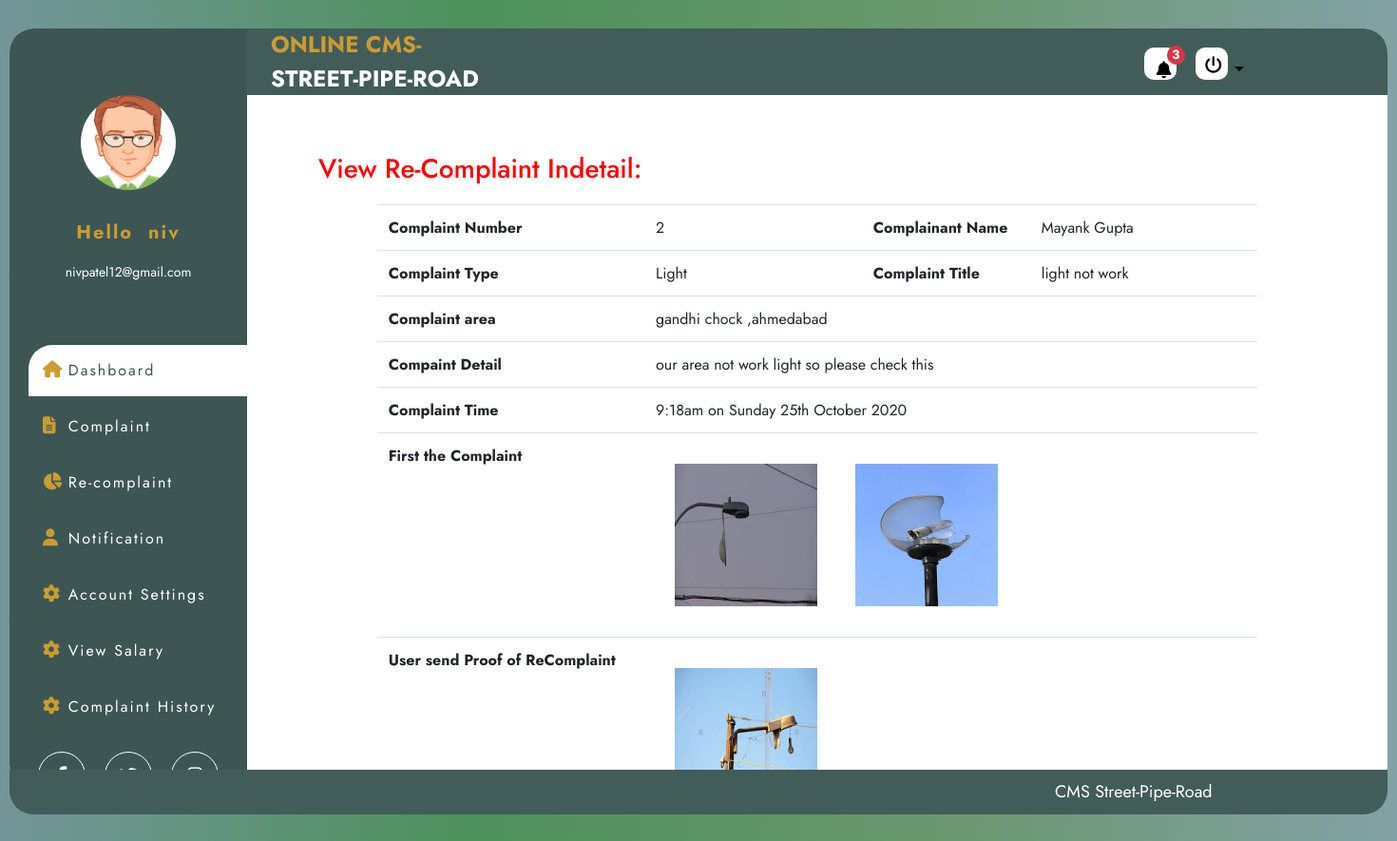
Page /project/worker/view_indetail_recomplaint.php?cid=2 (signed in) on the committed database.
### tables this page shows
CREATE TABLE `usertb` (
  `user_id` int(11) NOT NULL,
  `user_name` varchar(20) NOT NULL,
  `last_name` varchar(20) NOT NULL,
  `user_email` varchar(100) NOT NULL,
  `user_role` varchar(100) NOT NULL,
  `user_image` varchar(255) NOT NULL,
  `user_city` varchar(100) NOT NULL,
  `pwd` varchar(255) NOT NULL,
  `security_que` varchar(100) NOT NULL,
  `sequrity_ans` varchar(100) NOT NULL,
  `contact` varchar(100) NOT NULL,
  `user_area` varchar(50) NOT NULL,
  `user_pincode` varchar(12) NOT NULL,
  `account_time` timestamp NOT NULL DEFAULT current_timestamp()
);

CREATE TABLE `complain_tb` (
  `complaint_id` int(20) NOT NULL,
  `complaint_title` varchar(100) NOT NULL,
  `c_type` varchar(20) NOT NULL,
  `complaint_discription` varchar(255) NOT NULL,
  `user_id` int(10) NOT NULL,
  `user_worker_id` int(10) NOT NULL,
  `padding` enum('1','0') NOT NULL,
  `running` enum('1','0') NOT NULL,
  `complete` enum('1','0') NOT NULL,
  `image` varchar(255) NOT NULL,
  `c_address` varchar(255) NOT NULL,
  `recever_image` varchar(600) NOT NULL,
  `ctimestamp` datetime NOT NULL DEFAULT current_timestamp(),
  `solvetimestamp` datetime NOT NULL DEFAULT current_timestamp()
);

CREATE TABLE `recomplaint_tb` (
  `r_c_id` int(20) NOT NULL,
  `c_id` int(20) NOT NULL,
  `sender_user_id` int(20) NOT NULL,
  `user_send_image` varchar(260) NOT NULL,
  `solver_worker_id` int(20) NOT NULL,
  `recomplain_solve_image` varchar(300) NOT NULL
);

### project/worker/view_indetail_recomplaint.php (the view, shortened to what this page needs)
<html>
<body>
    <div class="wrapper">
        <div class="wrapper_inner">
            <?php include "partial/_sidebar.php"; ?>
            <div class="main_container">
                <?php include "partial/_header.php"; ?>
                <div class="container my-3" >
                <h3 style="margin:20px;color:red;">View  Re-Complaint Indetail:</h3>
                <table class="table table-borderedless mx-auto" style="width: 85%;margin-bottom:100px;">
                    <tbody>
                        <?php
                         $complaint_get_id=$_GET['cid'];
                        $sql="SELECT * FROM `complain_tb` WHERE `complaint_id`='$complaint_get_id'";
                        $result=mysqli_query($conn,$sql);
                        while($row = mysqli_fetch_assoc($result))
                        {
                            $complaint_id=$row["complaint_id"];
                            $complaint_name=$row["complaint_title"];
                            $complaint_dis=$row["complaint_discription"];
                            $complaint_ctimestamp=$row["ctimestamp"];
                            $date=date_create($complaint_ctimestamp);
                            $complaint_user_id=$row["user_id"];
                            $res_c_image=$row["image"];
                            $caddress=$row["c_address"];
                            $ctype=$row["c_type"];
                            $sql2="SELECT * FROM `usertb` WHERE `user_id`='$complaint_user_id'";
                            $result2=mysqli_query($conn,$sql2);
                            while($row2 = mysqli_fetch_assoc($result2))
                            {
                                $user_name=$row2["user_name"];
                                $last_name=$row2["last_name"];
                             echo'  <tr>
                            <th scope="row">Complaint Number</th>
                            <td>'.$complaint_id.'</td>
                            <th scope="row"> Complainant Name</th>
                            <td>'.ucfirst($user_name).' '.ucfirst($last_name).'</td>
                        </tr>
                        <tr>
                            <th scope="row">Complaint Type</th>
                            <td>'.ucfirst($ctype).'</td>
                            <th scope="row"> Complaint Title</th>
                            <td>'.$complaint_name.'</td>
                        </tr>
                        <tr>
                            <th scope="row"> Complaint area</th>
                            <td colspan="3">'.$caddress.'</td>
                        </tr>
                        <tr>
                            <th scope="row"> Compaint Detail</th>
                            <td colspan="3">'.$complaint_dis.'</td>
                        </tr>
                        <tr>
                            <th scope="row">Complaint Time</th>
                            <td colspan="3">'.date_format($date, 'g:ia \o\n l jS F Y').'</td>
                        </tr>
                        <tr>
                            <th scope="row">First the Complaint</th>
                            <td colspan="3">';
                            $res_c_image=explode(" ",$res_c_image);
                            $count=count($res_c_image)-1;
                            for ($i=0; $i <$count ; ++$i) {
                                echo '<img src="../../USER_WORK/'.$res_c_image[$i].'" alt="" style="margin:20px;" height="150px" width="150px" >';
                            }
                            echo '</td>
                        </tr>
                        <tr>
                            <th scope="row">User send Proof of ReComplaint</th>
                            <td colspan="3">';
                        $rsql="SELECT * FROM `recomplaint_tb` WHERE `c_id`='$complaint_get_id'";
                        $rresult=mysqli_query($conn,$rsql);
                        while($rrow = mysqli_fetch_assoc($rresult))
                        {
                            $rres_c_image=$rrow["user_send_image"];
                            $rres_c_image=explode(" ",$rres_c_image);
                            $count=count($rres_c_image)-1;
                            for ($i=0; $i <$count ; ++$i) {
                                echo '<img src="../../USER_WORK/'.$rres_c_image[$i].'" alt="" style="margin:20px;" height="150px" width="150px" >';
                            }
                        }
                            echo '</td>
                        </tr>';
                            }
                        }
                        ?>
                    </tbody>
                </table>
                </div>
            </div>
            <?php include "partial/footer.php"; ?>
        </div>
    </div>
</body>
</html>

### project/worker/partial/_sidebar.php (shortened to what this page needs)
<?php
include('_dbconnect.php');
?>
<html>
    <body>
    <div class="vertical_wrap">
                <div class="vertical_bar">
                    <div class="profile_info">
                        <div class="img_holder">
                        <?php
                            if(isset($_SESSION['loginworker']) && $_SESSION['loginworker']==true)
                                    {
                                       $wemail=$_SESSION['workeremail'];
                                        $sql="SELECT * FROM `usertb` WHERE `user_email`='$wemail'";
                                        $result=mysqli_query($conn,$sql);
                                        while($row = mysqli_fetch_assoc($result))
                                        {
                                            $wname=$row["user_name"];
                                            $wemail=$row["user_email"];
                                            $wimage=$row["user_image"];
                                            if($wimage=="")
                                {
                                    echo '<p style="margin-top:40px;color:#fff;"><a href="settingprofile.php"  style="color:#fff;">Edit Your Profile Info</a></p>';
                                }
                                else{
                                            echo '<img src="'.$wimage.'" height="100px" width="100px" style="
                                                border-radius:50%;
                                                margin:20px 0px;
                                                " alt="profile_pic">';
                                }
                                            echo '</div>';
                                            echo '<p class="title">Hello &nbsp;'.$wname.'</p>
                                                            <p class="sub_title">'.$wemail.'</p>';
                                        }
                                    }
                                ?>
                    </div>
                    <ul class="menu" >
                        <li>
                            <a href="index.php" class="active">
                                <span class="icon"><i class="fas fa-home"></i></span>
                                <span class="text">Dashboard</span>
                            </a>
                        </li>
                        <li>
                            <a href="view_complaint.php">
                                <span class="icon"><i class="fas fa-file-alt"></i></span>
                                <span class="text">Complaint</span>
                            </a>
                        </li>
                        <li>
                            <a href="recomplaint.php">
                                <span class="icon"><i class="fas fa-chart-pie"></i></span>
                                <span class="text">Re-complaint</span>
                            </a>
                        </li>
                        <li>
                            <a href="feedback.php">
                                <span class="icon"><i class="fas fa-user"></i></span>
                                <span class="text">Notification</span>
                            </a>
                        </li>
                        <li>
                            <a href="setting.php">
                                <span class="icon"><i class="fas fa-cog"></i></span>
                                <span class="text">Account Settings</span>
                            </a>
                        </li>
                        <li>
                            <a href="wsalary.php">
                                <span class="icon"><i class="fas fa-cog"></i></span>
                                <span class="text">View Salary</span>
                            </a>
                        </li>
                        <li>
                            <a href="complaint_history.php">
                                <span class="icon"><i class="fas fa-cog"></i></span>
                                <span class="text">Complaint History</span>
                            </a>
                        </li>
                    </ul>
                    <ul class="social">
                        <li><a href="#"><i class="fab fa-facebook-f"></i></a></li>
                        <li><a href="#"><i class="fab fa-twitter"></i></a></li>
                        <li><a href="#"><i class="fab fa-instagram"></i></a></li>
                    </ul>
                </div>
            </div>
    </body>
</html>

### project/worker/css/style.css (style rules this page uses)
* { font-family: 'Jost', sans-serif; list-style: none; text-decoration: none; margin: 0; padding: 0; box-sizing: border-box; font-family: 'Jost', sans-serif; }
body { background: linear-gradient(to right, #739699, #4d915c, #69976d, #82a2a5); }
.wrapper { margin: 0 10px; }
.wrapper_inner { position: relative; max-width: 1480px; width: 100%; height: 800px; background: #fff; margin: 30px auto; border-radius: 25px; display: flex; }
.vertical_wrap { position: relative; height: 100%; }
.vertical_bar { width: 250px; background: #3d5654; height: 100%; border-top-left-radius: 25px; border-bottom-left-radius: 25px; position: relative; }
.vertical_bar .profile_info { text-align: center; padding: 50px 25px; }
.vertical_bar .profile_info img { width: 100px; }
.vertical_bar .profile_info .title { font-size: 20px; letter-spacing: 2px; color: #c99c33; font-weight: 700; padding-top: 10px; }
.vertical_bar .profile_info .sub_title { font-size: 14px; color: #fff; }
.vertical_bar .menu { padding-left: 20px; }
.vertical_bar .menu li a { display: block; padding: 15px; color: #fff; letter-spacing: 2px; border-top-left-radius: 25px; margin-bottom: 5px; text-decoration-line: none; }
.vertical_bar .menu li a .icon { color: #c99c33; width: 20px; font-size: 18px; padding-right: 10px; display: inline-block; }
.vertical_bar .menu li a:hover, .vertical_bar .menu li a.active { background: #fff; color: #3d5654; }
.vertical_bar .social { width: 100%; display: flex; justify-content: center; bottom: 10px; margin-top: 20px; }
.vertical_bar .social li a { width: 50px; height: 50px; color: #fff; border: 1px solid #fff; display: inline-block; border-radius: 50%; padding-top: 15px; font-weight: 600; font-size: 18px; text-align: center; line-height: 50px; margin: 0 10px; }
.main_container { width: calc(100% - 250px); }
.main_container .container { padding: 25px; height: calc(100% - 60px); overflow: auto; }
a { text-decoration: none; background: #000; color: #fff; padding: 5px; display: inline-block; }

### rows in the picture
usertb: user_image (picture), user_name "niv", user_email "nivpatel12@gmail.com"
complain_tb: complaint_id "2", c_type "Light", complaint_title "light not work", c_address "gandhi chock ,ahmedabad", complaint_discription "our area not work light so please check this", ctimestamp "9:18am on Sunday 25th October 2020"
usertb: user_name "Mayank", last_name "Gupta"

### other values in the picture
$ncount "3"
